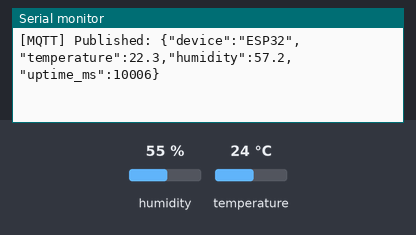
A sketch run on a simulated ESP32. On the bench: the last lines printed to the serial monitor. The inputs (shaded band) are chosen by the test bench; at power-on: humidity 55 %, temperature 24 °C. WiFi joins after 1.5 s; servers stay silent unless stated; random numbers use the default seed unless the sketch sets one; no MQTT or app messages arrive unless stated.

Above: at 10.8 s.
10.9 s: humidity set to 22 %
At 16.3 s:
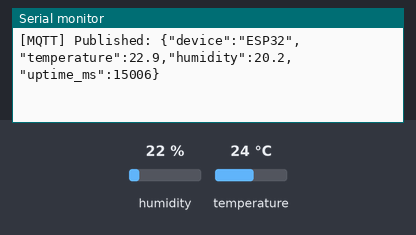
18.4 s: temperature set to 12 °C
At 21.3 s:
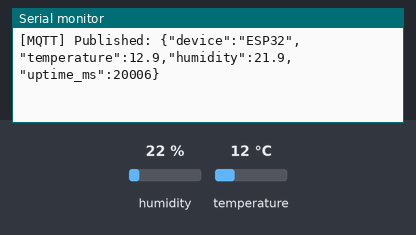
25.9 s: humidity set to 40 %
At 31.4 s:
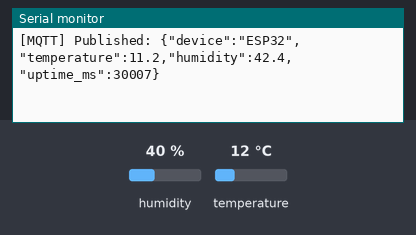
Timing chart, 0 to 32.9 s (numbered marks = the images above; inputs shaded):
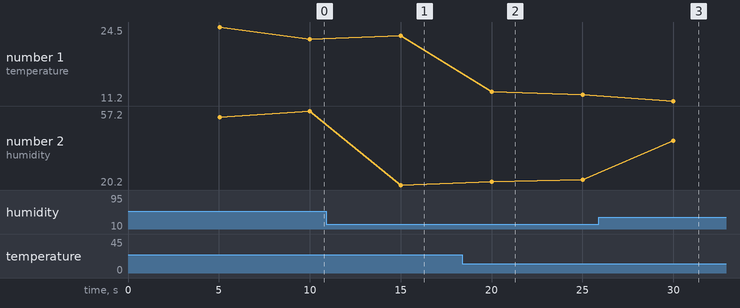

The sketch:

sketch.ino
```cpp
#include <WiFi.h>
#include <PubSubClient.h>
#include <ArduinoJson.h>
#include <DHT.h>

#define DHTPIN 4
#define DHTTYPE DHT22

DHT dht(DHTPIN, DHTTYPE);

// WiFi
const char* ssid = "Wokwi-GUEST";
const char* password = "";

// MQTT
const char* mqttServer = "broker.emqx.io";
const int mqttPort = 1883;
const char* mqttTopic = "company/interview/env";

WiFiClient espClient;
PubSubClient mqttClient(espClient);

// Timing
unsigned long lastPublishTime = 0;
unsigned long lastWifiRetry = 0;
unsigned long lastMqttRetry = 0;

const unsigned long PUBLISH_INTERVAL = 5000;
const unsigned long RECONNECT_INTERVAL = 5000;

//--------------------------------------------------
// WiFi Connection
//--------------------------------------------------
void connectWiFi() {

  Serial.println("[WiFi] Connecting...");

  WiFi.mode(WIFI_STA);
  WiFi.begin(ssid, password);
}

//--------------------------------------------------
// MQTT Connection
//--------------------------------------------------
bool connectMQTT() {

  String clientId =
      "ESP32Node-" + String(random(1000, 9999));

  Serial.print("[MQTT] Connecting... ");

  if (mqttClient.connect(clientId.c_str())) {

    Serial.println("Connected");

    return true;
  }

  Serial.println("Failed");

  return false;
}

//--------------------------------------------------
// Publish Sensor Data
//--------------------------------------------------
void publishSensorData() {

  float temp = dht.readTemperature();
  float hum = dht.readHumidity();

  if (isnan(temp) || isnan(hum)) {

    Serial.println("[Sensor] Read Failed");

    return;
  }

  // Small fluctuation for demo purposes
  temp += random(-20, 20) / 10.0;
  hum += random(-30, 30) / 10.0;

  StaticJsonDocument<256> doc;

  doc["device"] = "ESP32";
  doc["temperature"] = temp;
  doc["humidity"] = hum;
  doc["uptime_ms"] = millis();

  char payload[256];

  serializeJson(doc, payload);

  bool published =
      mqttClient.publish(mqttTopic, payload);

  if (published) {

    Serial.print("[MQTT] Published: ");
    Serial.println(payload);

  } else {

    Serial.println("[MQTT] Publish Failed");
  }
}

//--------------------------------------------------
// Setup
//--------------------------------------------------
void setup() {

  Serial.begin(115200);

  randomSeed(micros());

  dht.begin();

  mqttClient.setServer(
      mqttServer,
      mqttPort
  );

  connectWiFi();
}

//--------------------------------------------------
// Main Loop
//--------------------------------------------------
void loop() {

  unsigned long now = millis();

  // -----------------------------
  // WiFi Reconnect State
  // -----------------------------
  if (WiFi.status() != WL_CONNECTED) {

    if (now - lastWifiRetry >= RECONNECT_INTERVAL) {

      lastWifiRetry = now;

      Serial.println(
          "[WiFi] Reconnection Attempt");

      WiFi.disconnect();

      connectWiFi();
    }

    return;
  }

  // -----------------------------
  // MQTT Reconnect State
  // -----------------------------
  if (!mqttClient.connected()) {

    if (now - lastMqttRetry >= RECONNECT_INTERVAL) {

      lastMqttRetry = now;

      connectMQTT();
    }
  }

  mqttClient.loop();

  // -----------------------------
  // Publish Every 5 Seconds
  // -----------------------------
  if (mqttClient.connected()) {

    if (now - lastPublishTime >= PUBLISH_INTERVAL) {

      lastPublishTime = now;

      publishSensorData();
    }
  }
}
```

Measured:
- after the input at 10.9 s, the serial monitor: prints a new line after 4.1 s (image 1)
- after the input at 18.4 s, the serial monitor: prints a new line after 1.6 s (image 2)
- after the input at 25.9 s, the serial monitor: prints a new line after 4.1 s (image 3)
- plotted number 1: 22.9 → 12.3 after the input at 18.4 s
- plotted number 2: 57.2 → 20.2 after the input at 10.9 s, 22.9 → 40.6 after the input at 25.9 s
